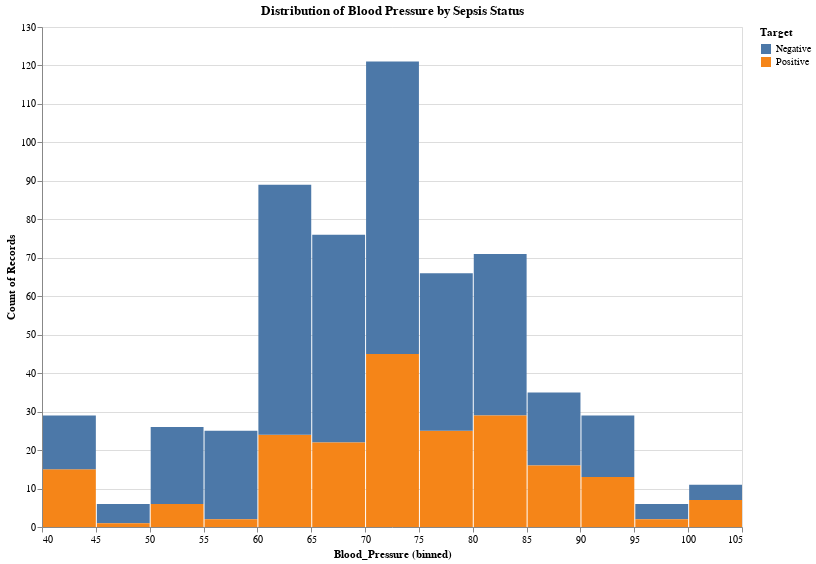

Write notebook code for a chart like this one.
### Markdown cell above
**4. How does the distribution of Blood Pressure vary between patients with and without sepsis?**

### Code cell
import altair as alt

# Create side-by-side histogram for Blood Pressure
histogram = alt.Chart(train_df).mark_bar().encode(
    x=alt.X('Blood_Pressure:Q', bin=alt.Bin(maxbins=30)),
    y='count()',
    color='Target:N'
).properties(
    width=700,  # Increase width to 500
    height=500, # Increase height to 300
    title='Distribution of Blood Pressure by Sepsis Status'
)

histogram

### Figure 1 — Vega-Lite specification as saved in the notebook (floating-point values rounded to 4 significant figures; data arrays with more than 128 entries replaced by an {"elided": "..."} marker saying what was removed)
{"config": {"view": {"continuousWidth": 300, "continuousHeight": 300}}, "data": {"name": "data-2d6e3e39ed3415f462cbb9c81513cf75"}, "mark": {"type": "bar"}, "encoding": {"color": {"field": "Target", "type": "nominal"}, "x": {"bin": {"maxbins": 30}, "field": "Blood_Pressure", "type": "quantitative"}, "y": {"aggregate": "count", "type": "quantitative"}}, "height": 500, "title": "Distribution of Blood Pressure by Sepsis Status", "width": 700, "$schema": "https://vega.github.io/schema/vega-lite/v5.16.3.json", "datasets": {"data-2d6e3e39ed3415f462cbb9c81513cf75": {"elided": "590 records"}}}
